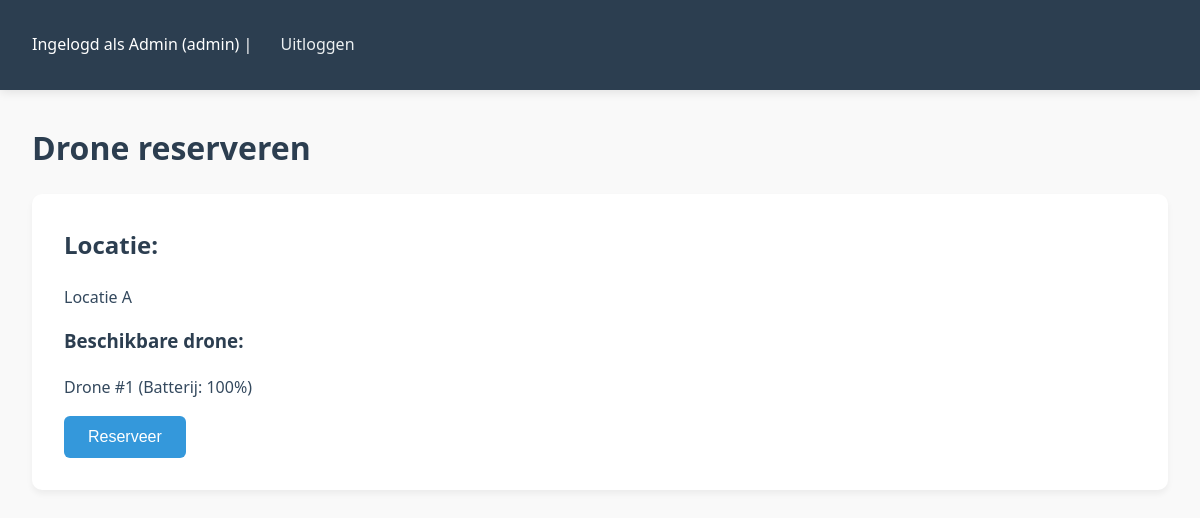
Screenshot of /reserveer?location_id=1&drone_id=1 (signed in) with the database file from the repository.
### tables this page shows
CREATE TABLE Users (
        ID INTEGER PRIMARY KEY,
        Naam TEXT NOT NULL,
        Rol TEXT NOT NULL
    );

CREATE TABLE Startplaats (
        ID INTEGER PRIMARY KEY,
        naam TEXT NOT NULL,
        maxDrones INTEGER NOT NULL
    );

### routes.py (the view, shortened to what this page needs)
@routes_bp.route('/reserveer', methods=['GET', 'POST'])
@login_required
def reserveer():
    location_id = request.args.get('location_id', type=int)
    drone_id = request.args.get('drone_id', type=int)
    available_locations = Locatie.get_available_drones_per_location()
    selected_location = None
    selected_drone = None
    if location_id is not None:
        selected_location = Locatie.by_id(location_id)
    if drone_id is not None:
        selected_drone = Drone.by_id(drone_id)
    return render_template('reserveer.html', locations=available_locations, selected_location=selected_location, selected_drone=selected_drone)

### app.py (called while the page is built)
@login_manager.user_loader
def load_user(user_id):
    user = User.by_id(user_id)
    return user

### database_context.py (called while the page is built)
    def getDbConn(self):
        return self._conn

### model/drone.py (called while the page is built)
    @staticmethod
    def by_id(drone_id):
        sql = '''select isbeschikbaar, batterijlevel, locatieId, id from drones where id = ?'''
        dc = DatabaseContext()
        conn = dc.getDbConn()
        cursor = conn.execute(sql, (drone_id,))
        row = cursor.fetchone()
        return Drone(beschikbaarheid=row[0], batterijLevel=row[1], locatieId=row[2], id=row[3])

    @staticmethod
    def all():
        sql = 'select id, batterijlevel, isbeschikbaar, locatieId from drones'
        dc = DatabaseContext()
        conn = dc.getDbConn()
        cursor = conn.execute(sql)
        rows = cursor.fetchall()
        drones = []
        for row in rows:
            drone = Drone(
                beschikbaarheid=row[2],
                batterijLevel=row[1],
                locatieId=row[3],
                id=row[0]
            )
            drones.append(drone)
        return drones

    def to_dict(self):
        return {
            "id": self.id,
            "beschikbaarheid": self.beschikbaarheid,
            "batterijlevel": self.batterijLevel,
            "locatieId": self.locatieId
        }

### model/locatie.py (called while the page is built)
    @staticmethod
    def all():
        sql = '''select id, naam, maxDrones from startplaats'''
        dc = DatabaseContext()
        conn = dc.getDbConn()
        cursor = conn.cursor()
        cursor.execute(sql)
        rows = cursor.fetchall()
        conn.close()
        locaties = []
        for row in rows:
            locatie = Locatie(
                naam=row[1],
                maxDrones=row[2],
                id=row[0]
            )
            locaties.append(locatie)
        return locaties

    @staticmethod
    def by_id(loc_id):
        dc = DatabaseContext()
        conn = dc.getDbConn()
        sql = '''select naam, maxDrones, id from startplaats where id = ?'''
        cursor = conn.execute(sql, (loc_id,))
        row = cursor.fetchone()
        locatie = Locatie(naam=row[0], maxDrones=row[1], id=row[2])
        return locatie

### model/user.py (called while the page is built)
    @staticmethod
    def by_id(user_id):
        dc = DatabaseContext()
        conn = dc.getDbConn()
        sql = '''select naam, rol, id from users where id = ?'''
        cursor = conn.execute(sql, (user_id,))
        row = cursor.fetchone()
        if row:
            return User(naam=row[0], rol=row[1], id=row[2])
        return None

### templates/reserveer.html (shortened to what this page needs)
{% extends "base.html" %}
{% block content %}
    <h1>Drone reserveren</h1>
    <form method="POST">
        <h2>Locatie:</h2>
        {% if selected_location %}
            <p>{{ selected_location.naam }}</p>
        {% endif %}
        <div id="drone-selection">
            <h3>Beschikbare drone:</h3>
            {% if selected_drone %}
                <p>Drone #{{ selected_drone.id }} (Batterij: {{ selected_drone.batterijLevel }}%)</p>
            {% else %}
                <p>Selecteer een locatie om drones weer te geven.</p>
            {% endif %}
        </div>
        <button type="submit">Reserveer</button>
    </form>
{% endblock %}

### templates/base.html (shortened to what this page needs)
<!DOCTYPE html>
<html>
<head>
    <link rel="stylesheet" href="{{ url_for('static', filename='style.css') }}">
</head>
<body>
    <header>
        {% if current_user.is_authenticated %}
            <p>Ingelogd als {{ current_user.naam }} ({{ current_user.rol }}) | <a href="{{ url_for('auth.logout') }}">Uitloggen</a></p>
        {% endif %}
    </header>
    <main>
        {% block content %}{% endblock %}
    </main>
</body>
</html>

### static/style.css (style rules this page uses)
:root { --primary: #3498db; --primary-dark: #2980b9; --secondary: #2c3e50; --success: #27ae60; --warning: #f39c12; --danger: #e74c3c; --light: #ecf0f1; --dark: #34495e; --gray: #bdc3c7; }
body { font-family: 'Segoe UI', Tahoma, Geneva, Verdana, sans-serif; line-height: 1.6; color: var(--dark); background-color: #f9f9f9; margin: 0; padding: 0; }
header { background-color: var(--secondary); color: white; padding: 1rem 2rem; display: flex; justify-content: space-between; align-items: center; box-shadow: 0 2px 10px rgba(0, 0, 0, 0.1); }
header a { color: var(--light); text-decoration: none; margin-left: 1.5rem; font-weight: 500; transition: color 0.3s; }
main { max-width: 1400px; margin: 2rem auto; padding: 0 2rem; }
h1, h2, h3 { color: var(--secondary); margin-top: 0; }
form { background: white; padding: 2rem; border-radius: 10px; box-shadow: 0 4px 6px rgba(0, 0, 0, 0.05); margin-bottom: 2rem; }
button, .button { background-color: var(--primary); color: white; border: none; padding: 0.75rem 1.5rem; border-radius: 6px; cursor: pointer; font-size: 1rem; font-weight: 500; text-decoration: none; display: inline-flex; align-items: center; justify-content: center; transition: all 0.3s; }

### rows the page displays
Users: naam "Admin", rol "admin"
Startplaats: naam "Locatie A"

### other values shown
{{ selected_drone.id }} "1"
{{ selected_drone.batterijLevel }} "100"
